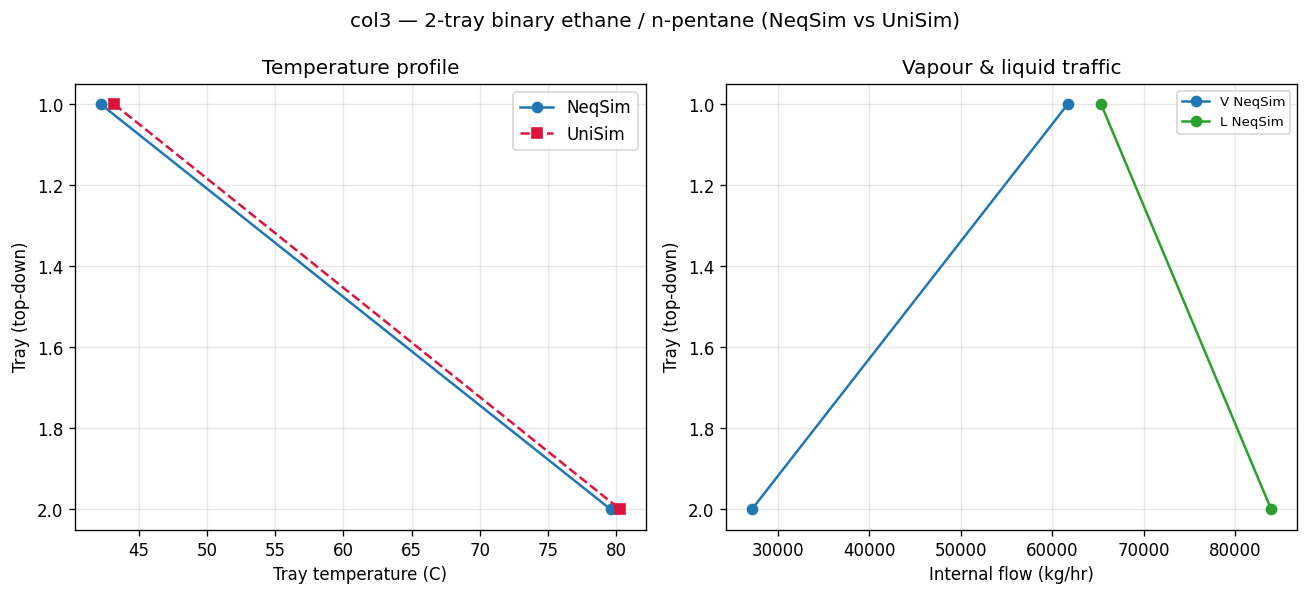

Reproduce this figure in Python.
"""Simplified binary column test — 2-tray variant.

Identical to column2.py except:
- 2 trays + reboiler (no internal condenser)
- BOTH feeds enter tray 1 (top)
- Reboiler temperature: 90.61 C

UniSim reference targets:
- Top exit: 43.21 C, y_C2 = 0.738, total = 58800.3652890788 kg/hr
- Tray 2:   80.27 C

Set-up
------
- Binary system: ethane + n-pentane (SRK, classic mixing rule)
- 2 trays + reboiler, no internal condenser
- Top feed  (tray 1):  1000        kmol/hr of pure n-pentane  at 32.14 C / 4.71325 bara
- Main feed (tray 1):  1059.404310 kmol/hr of pure ethane     at 77.00 C / 5.21325 bara
- Pressure profile:  top 5.01325 bara, bottom 5.06325 bara
- Reboiler temperature: 90.61 C, Murphree efficiency 1.0

Run:
    python examples/notebooks/column3.py
    python examples/notebooks/column3.py --no-show
"""

from __future__ import annotations

import argparse
import os
import sys
from pathlib import Path

import matplotlib.pyplot as plt
import numpy as np


# ---------------------------------------------------------------------------
# Repo bootstrap — use the LOCAL neqsim build, not the pip-installed package
# ---------------------------------------------------------------------------
def find_repo_root() -> Path:
    env = os.environ.get("NEQSIM_PROJECT_ROOT")
    if env and (Path(env) / "pom.xml").exists():
        return Path(env)
    here = Path(__file__).resolve()
    for candidate in [here.parent] + list(here.parents):
        if (candidate / "pom.xml").exists() and (candidate / "devtools" / "neqsim_dev_setup.py").exists():
            return candidate
    for guess in [Path("/workspaces/neqsim")]:
        if (guess / "pom.xml").exists():
            return guess
    raise FileNotFoundError(
        "Could not locate NeqSim repo root; set NEQSIM_PROJECT_ROOT.")


REPO_ROOT = find_repo_root()
sys.path.insert(0, str(REPO_ROOT / "devtools"))

from neqsim_dev_setup import neqsim_init, neqsim_classes  # noqa: E402
import jpype  # noqa: E402

ns = neqsim_init(project_root=REPO_ROOT)
ns = neqsim_classes(ns)

SystemSrkEos = ns.SystemSrkEos
Stream = ns.Stream
DistillationColumn = ns.DistillationColumn
SolverType = jpype.JClass(
    "neqsim.process.equipment.distillation.DistillationColumn$SolverType")


# ---------------------------------------------------------------------------
# Inputs
# ---------------------------------------------------------------------------
MAIN_FEED = {
    "name": "main feed (ethane)",
    "component": "ethane",
    "flow_kmol_hr": 1059.40430981003,
    "temperature_C": 77.0000001251743,
    "pressure_bara": 4.2 + 1.01325,        # 5.21325 bara
}

TOP_FEED = {
    "name": "top feed (n-pentane)",
    "component": "n-pentane",
    "flow_kmol_hr": 1000.0,
    "temperature_C": 32.14,
    "pressure_bara": 3.7 + 1.01325,        # 4.71325 bara
}

COLUMN = {
    "n_trays": 2,
    "main_feed_tray_topdown": 1,
    "top_feed_tray_topdown": 1,
    "top_pressure_bara": 4.00,
    "bottom_pressure_bara": 4.05,
    "reboiler_temperature_C": 90.61,
    "tray_efficiency_default": 1.0,
    "reboiler_efficiency": 1.0,
}

# UniSim reference for the 2-tray column (top-down: tray 1 = top, tray 2 = bot)
UNISIM = {
    "T_C": [43.21, 80.27],
    "overhead": {
        "T_C": 43.21,
        "y_ethane": 0.738,
        "mass_flow_kg_hr": 58800.3652890788,
    },
}


# ---------------------------------------------------------------------------
# Helpers
# ---------------------------------------------------------------------------
def unisim_tray_to_ns_stage(k_topdown: int, n_trays: int) -> int:
    """UniSim top-down tray -> NeqSim bottom-up stage. NS 0 = reboiler."""
    return n_trays + 1 - int(k_topdown)


def build_base_fluid():
    """Binary ethane / n-pentane SRK fluid."""
    fluid = SystemSrkEos(298.15, 1.0)
    fluid.addComponent("ethane",    1.0e-10)
    fluid.addComponent("n-pentane", 1.0e-10)
    fluid.setMixingRule("classic")
    fluid.setMultiPhaseCheck(True)
    fluid.useVolumeCorrection(True)
    fluid.init(0)
    return fluid


def make_stream(base, feed):
    """Create a single-component stream at the given T, P, molar flow."""
    f = base.clone()
    f.setTemperature(feed["temperature_C"], "C")
    f.setPressure(feed["pressure_bara"], "bara")
    n_comp = f.getNumberOfComponents()
    z = [0.0] * n_comp
    for k in range(n_comp):
        if f.getComponent(k).getName() == feed["component"]:
            z[k] = 1.0
    f.setMolarComposition(z)
    f.init(0)
    s = Stream(feed["name"], f)
    s.setTemperature(feed["temperature_C"], "C")
    s.setPressure(feed["pressure_bara"], "bara")
    s.setFlowRate(float(feed["flow_kmol_hr"]), "kmole/hr")
    s.run()
    return s


def build_column(main_feed, top_feed):
    n_trays = int(COLUMN["n_trays"])
    col = DistillationColumn("col3", n_trays, True, False)

    main_ns = unisim_tray_to_ns_stage(
        COLUMN["main_feed_tray_topdown"], n_trays)
    top_ns = unisim_tray_to_ns_stage(COLUMN["top_feed_tray_topdown"],  n_trays)
    col.addFeedStream(main_feed, main_ns)
    col.addFeedStream(top_feed,  top_ns)

    P_top = float(COLUMN["top_pressure_bara"])
    P_bot = float(COLUMN["bottom_pressure_bara"])
    col.setTopPressure(P_top)
    # Same ΔP compensation used in column2.py / column_study.py
    if n_trays >= 2:
        P_bot_eff = P_top + (P_bot - P_top) * (n_trays / (n_trays - 1.0))
    else:
        P_bot_eff = P_bot
    col.setBottomPressure(P_bot_eff)

    col.getReboiler().setOutTemperature(
        273.15 + COLUMN["reboiler_temperature_C"])

    col.setMurphreeEfficiency(float(COLUMN["tray_efficiency_default"]))
    col.setMurphreeEfficiency(0, float(COLUMN["reboiler_efficiency"]))

    col.setSolverType(SolverType.valueOf("NAPHTALI_SANDHOLM"))
    col.setMaxNumberOfIterations(300)
    return col, main_ns, top_ns


# ---------------------------------------------------------------------------
# Main
# ---------------------------------------------------------------------------
def main():
    ap = argparse.ArgumentParser(description=__doc__)
    ap.add_argument("--no-show", action="store_true")
    ap.add_argument("--out", default=str(Path(__file__).with_suffix(".png")))
    args = ap.parse_args()

    base = build_base_fluid()
    main_feed = make_stream(base, MAIN_FEED)
    top_feed = make_stream(base, TOP_FEED)

    print("\nFeed streams")
    print(f"  Main feed  : {MAIN_FEED['flow_kmol_hr']:>12.4f} kmol/hr  "
          f"{MAIN_FEED['component']}  @ {MAIN_FEED['temperature_C']:.2f} C, "
          f"{MAIN_FEED['pressure_bara']:.4f} bara")
    print(f"  Top feed   : {TOP_FEED['flow_kmol_hr']:>12.4f} kmol/hr  "
          f"{TOP_FEED['component']}  @ {TOP_FEED['temperature_C']:.2f} C, "
          f"{TOP_FEED['pressure_bara']:.4f} bara")
    total_in = MAIN_FEED["flow_kmol_hr"] + TOP_FEED["flow_kmol_hr"]
    print(f"  Total feed : {total_in:>12.4f} kmol/hr")

    col, main_ns, top_ns = build_column(main_feed, top_feed)
    print(f"\nColumn:  {COLUMN['n_trays']} trays + reboiler, "
          f"main feed -> NS stage {main_ns}, top feed -> NS stage {top_ns}")
    print(f"  P_top={COLUMN['top_pressure_bara']:.5f} bara, "
          f"P_bot={COLUMN['bottom_pressure_bara']:.5f} bara")
    print(f"  Reboiler T = {COLUMN['reboiler_temperature_C']:.2f} C, "
          f"eta_reb = {COLUMN['reboiler_efficiency']:.2f}, "
          f"eta_tray = {COLUMN['tray_efficiency_default']:.2f}")

    col.run()

    converged = bool(col.solverHasConverged()) if hasattr(col, "solverHasConverged") \
        else None
    try:
        iters = int(col.getLastIterationCount())
    except Exception:
        iters = None
    print("\nConvergence diagnostics")
    print(f"  Iterations  : {iters}")
    print(f"  Converged   : {converged}")

    # Products
    top = col.getGasOutStream()
    bot = col.getLiquidOutStream()
    top.run()
    bot.run()

    def stream_info(s, label):
        f = s.getFluid()
        T = f.getTemperature("C")
        P = f.getPressure("bara")
        m = f.getFlowRate("kg/hr")
        n = f.getFlowRate("kmole/hr")
        x_eth = f.getPhase(0).getComponent("ethane").getz()
        x_npe = f.getPhase(0).getComponent("n-pentane").getz()
        return T, P, m, n, x_eth, x_npe, label

    print("\nProduct streams")
    print(f"  {'':10s}   T (C)    P (bara)    m (kg/hr)     n (kmol/hr)   "
          f"y_C2     y_nC5")
    for s, lbl in ((top, "overhead"), (bot, "bottoms")):
        T, P, m, n, xc2, xc5, _ = stream_info(s, lbl)
        print(f"  {lbl:10s} {T:8.3f} {P:8.4f}   {m:12.2f}  {n:12.4f}   "
              f"{xc2:6.4f}   {xc5:6.4f}")

    # UniSim overhead deviation
    u_oh = UNISIM["overhead"]
    T_top, _, m_top, _, y_c2_top, _, _ = stream_info(top, "overhead")
    print("\nOverhead vs UniSim")
    print(f"  T_top      : NeqSim {T_top:8.3f}  UniSim {u_oh['T_C']:8.3f}   "
          f"dT = {T_top - u_oh['T_C']:+.3f} C")
    print(f"  y_ethane   : NeqSim {y_c2_top:8.4f}  UniSim {u_oh['y_ethane']:8.4f}   "
          f"dy = {y_c2_top - u_oh['y_ethane']:+.4f}")
    print(f"  mass flow  : NeqSim {m_top:10.2f}  UniSim {u_oh['mass_flow_kg_hr']:10.2f}   "
          f"dm = {m_top - u_oh['mass_flow_kg_hr']:+.2f} kg/hr "
          f"({100.0 * (m_top - u_oh['mass_flow_kg_hr']) / u_oh['mass_flow_kg_hr']:+.2f} %)")

    # Mass / mole balance
    n_in = total_in
    n_out_top = top.getFluid().getFlowRate("kmole/hr")
    n_out_bot = bot.getFluid().getFlowRate("kmole/hr")
    print(f"\nMole balance: in = {n_in:.4f}, out = "
          f"{n_out_top + n_out_bot:.4f}  (err {n_in - (n_out_top + n_out_bot):+.4f} kmol/hr)")

    # Per-tray profile
    n_trays = int(COLUMN["n_trays"])
    print("\nPer-tray profile (top-down) — NeqSim vs UniSim")
    print(f"  {'tray':>4} {'NS':>3}  "
          f"{'T_ns':>7} {'T_us':>7} {'dT':>6}  "
          f"{'V_ns':>10}  {'L_ns':>10}")
    Ts, Vs, Ls = [], [], []
    for k_topdown in range(1, n_trays + 1):
        ns_stage = unisim_tray_to_ns_stage(k_topdown, n_trays)
        tray = col.getTray(ns_stage)
        f = tray.getFluid()
        T = f.getTemperature("C")
        try:
            V = tray.getGasOutStream().getFluid().getFlowRate("kg/hr")
        except Exception:
            V = float("nan")
        try:
            L = tray.getLiquidOutStream().getFluid().getFlowRate("kg/hr")
        except Exception:
            L = float("nan")
        T_us = UNISIM["T_C"][k_topdown - 1]
        dT = T - T_us
        print(f"  {k_topdown:>4} {ns_stage:>3}  "
              f"{T:>7.2f} {T_us:>7.2f} {dT:>+6.2f}  "
              f"{V:>10.1f}  {L:>10.1f}")
        Ts.append(T)
        Vs.append(V)
        Ls.append(L)

    # Plot — NeqSim vs UniSim overlay
    trays_topdown = list(range(1, n_trays + 1))
    fig, (ax1, ax2) = plt.subplots(1, 2, figsize=(11, 5))
    ax1.plot(Ts, trays_topdown, "o-", label="NeqSim")
    ax1.plot(UNISIM["T_C"], trays_topdown, "s--",
             color="crimson", label="UniSim")
    ax1.invert_yaxis()
    ax1.set_xlabel("Tray temperature (C)")
    ax1.set_ylabel("Tray (top-down)")
    ax1.set_title("Temperature profile")
    ax1.legend()
    ax1.grid(True, alpha=0.3)

    ax2.plot(Vs, trays_topdown, "o-", color="tab:blue", label="V NeqSim")
    ax2.plot(Ls, trays_topdown, "o-", color="tab:green", label="L NeqSim")
    ax2.invert_yaxis()
    ax2.set_xlabel("Internal flow (kg/hr)")
    ax2.set_ylabel("Tray (top-down)")
    ax2.set_title("Vapour & liquid traffic")
    ax2.legend(fontsize=8)
    ax2.grid(True, alpha=0.3)
    fig.suptitle("col3 — 2-tray binary ethane / n-pentane (NeqSim vs UniSim)")
    fig.tight_layout()
    fig.savefig(args.out, dpi=120, bbox_inches="tight")
    print(f"\nProfile plot saved to: {args.out}")
    if not args.no_show:
        plt.show()


if __name__ == "__main__":
    main()
